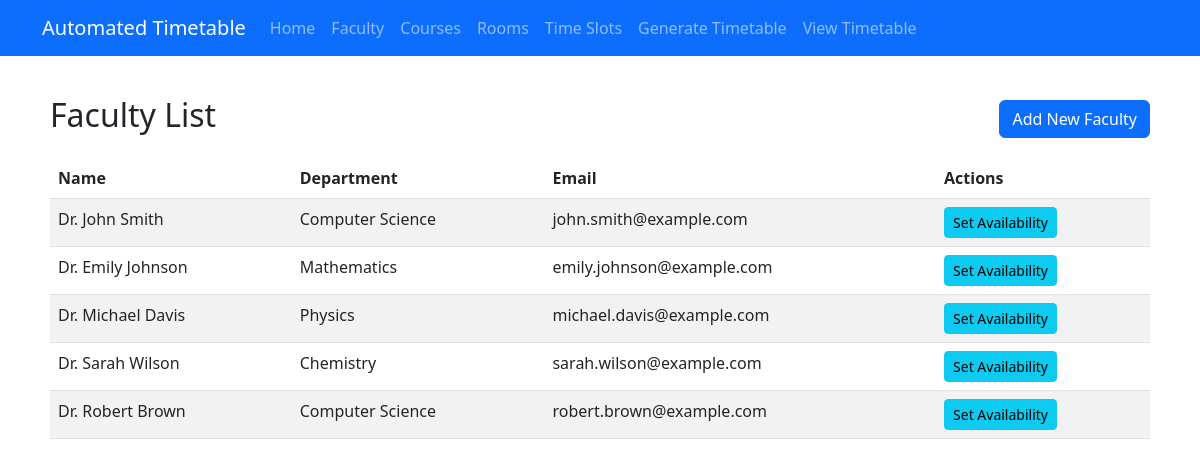
/timetable/faculty/, run on the app's committed database.
### timetable/models.py (models this page shows, shortened)
class Faculty(models.Model):
    name = models.CharField(max_length=100)
    department = models.CharField(max_length=100)
    email = models.EmailField()

### timetable/views.py (the view)
# urls.py: path('faculty/', views.FacultyListView.as_view(), name='faculty-list'),
class FacultyListView(ListView):
    model = Faculty
    context_object_name = 'faculties'
    template_name = 'timetable/faculty/list.html'

### timetable/templates/timetable/faculty/list.html
{% extends 'timetable/base.html' %}
{% block content %}
<div class="d-flex justify-content-between align-items-center mb-3">
    <h2>Faculty List</h2>
    <a href="{% url 'faculty-add' %}" class="btn btn-primary">Add New Faculty</a>
</div>
{% if faculties %}
<table class="table table-striped">
    <thead>
        <tr>
            <th>Name</th>
            <th>Department</th>
            <th>Email</th>
            <th>Actions</th>
        </tr>
    </thead>
    <tbody>
        {% for faculty in faculties %}
        <tr>
            <td>{{ faculty.name }}</td>
            <td>{{ faculty.department }}</td>
            <td>{{ faculty.email }}</td>
            <td>
                <a href="{% url 'faculty-availability' faculty.id %}" class="btn btn-sm btn-info">Set Availability</a>
            </td>
        </tr>
        {% endfor %}
    </tbody>
</table>
{% else %}
<div class="alert alert-info">
    No faculty members found. <a href="{% url 'faculty-add' %}">Add a new faculty member</a>.
</div>
{% endif %}
{% endblock %}

### data on the page
Faculty: name "Dr. John Smith", department "Computer Science", email "john.smith@example.com"
Faculty: name "Dr. Emily Johnson", department "Mathematics", email "emily.johnson@example.com"
Faculty: name "Dr. Michael Davis", department "Physics", email "michael.davis@example.com"
Faculty: name "Dr. Sarah Wilson", department "Chemistry", email "sarah.wilson@example.com"
Faculty: name "Dr. Robert Brown", department "Computer Science", email "robert.brown@example.com"
